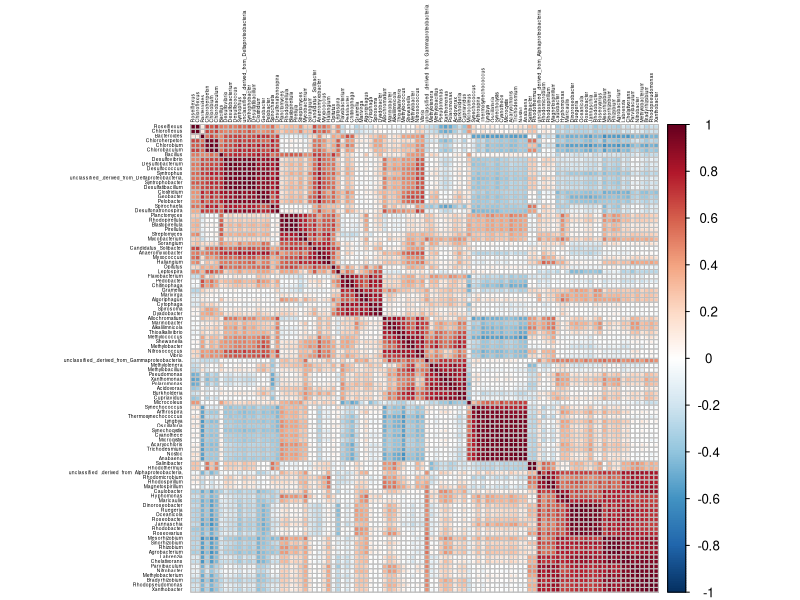
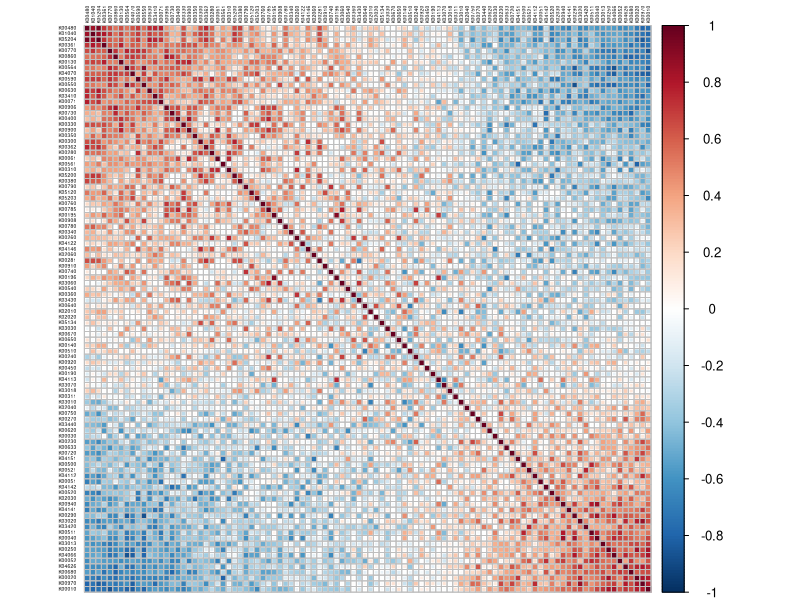
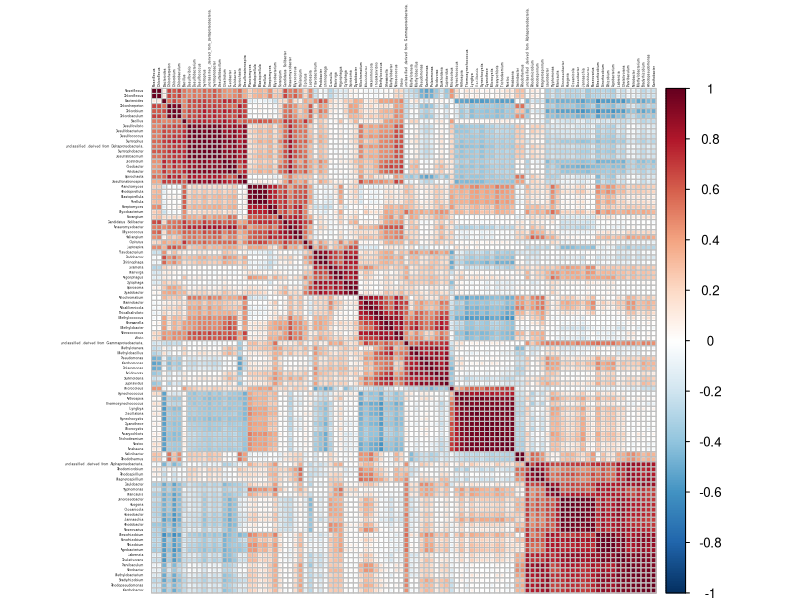
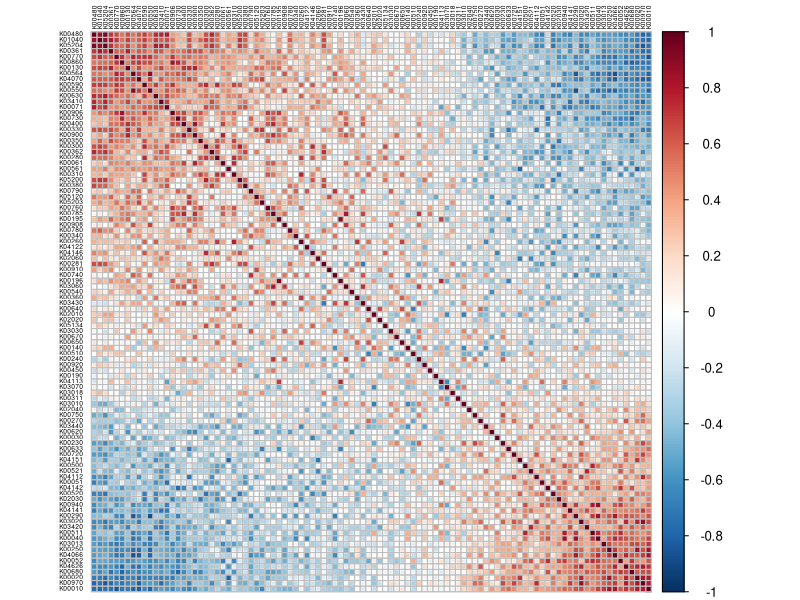

Generate these figures, in order, with R:

library(vegan)
library(reshape2)
library(ggplot2)
library(corrplot)

genus<-read.csv("refseq_genus_todo_FINAL_NORMALIZED_transposed_100.csv", sep =",", header = T, row.names= 1);head(genus);dim(genus)
genus<-genus[, colSums(genus != 0) > 0]

genus<-decostand(genus,"total"); tail(genus)

cc<-cor(genus, method = "spearman")
cc_df = as.data.frame(cc)
cc_df$generos = row.names(cc_df)
ccm = melt(cc_df, id = "generos")
ccm$generos <- factor(ccm$generos,levels=unique(ccm$generos))

col2 <- colorRampPalette(c("#053061", "#2166AC", "#4393C3", "#92C5DE",
                           "#D1E5F0", "#FFFFFF", "#FDDBC7", "#F4A582",
                           "#D6604D", "#B2182B", "#67001F"))

corrplot(cc, tl.col = "black", method="square", order = "hclust", hclust.method = "average",
         tl.cex = .3, rect.lwd=4, col=col2(200))

png(filename = "corrplot_refseq.png", width = 25, height = 25, units = "cm", res = 400)
corrplot(cc, tl.col = "black", method ="square", order = "hclust", hclust.method = "average", 
         tl.cex = 0.2, rect.lwd=4, col=col2(200))
dev.off()


func<-read.csv("KO_level3_todo_formatted_NORMALIZED_transposed_100.csv", sep =",", header = T, row.names= 1);head(func);dim(func)
func<-func[, colSums(func != 0) > 0]

func<-decostand(func,"total"); tail(func)

cc<-cor(func, method = "spearman")
cc_df = as.data.frame(cc)
cc_df$func = row.names(cc_df)

ccm = melt(cc_df, id = "func")
ccm$func <- factor(ccm$func,levels=unique(ccm$func))

col2 <- colorRampPalette(c("#053061", "#2166AC", "#4393C3", "#92C5DE",
                           "#D1E5F0", "#FFFFFF", "#FDDBC7", "#F4A582",
                           "#D6604D", "#B2182B", "#67001F"))

corrplot(cc, tl.col = "black", method="square", order = "FPC", hclust.method = "average",
         tl.cex = .3, addrect = 6, rect.lwd=4, col=col2(200))

png(filename = "corrplot_KO.png", width = 25, height = 25, units = "cm", res = 400)
corrplot(cc, tl.col = "black", method ="square", order = "FPC", hclust.method = "average", 
         tl.cex = 0.4, rect.lwd=4, col=col2(200))
dev.off()
